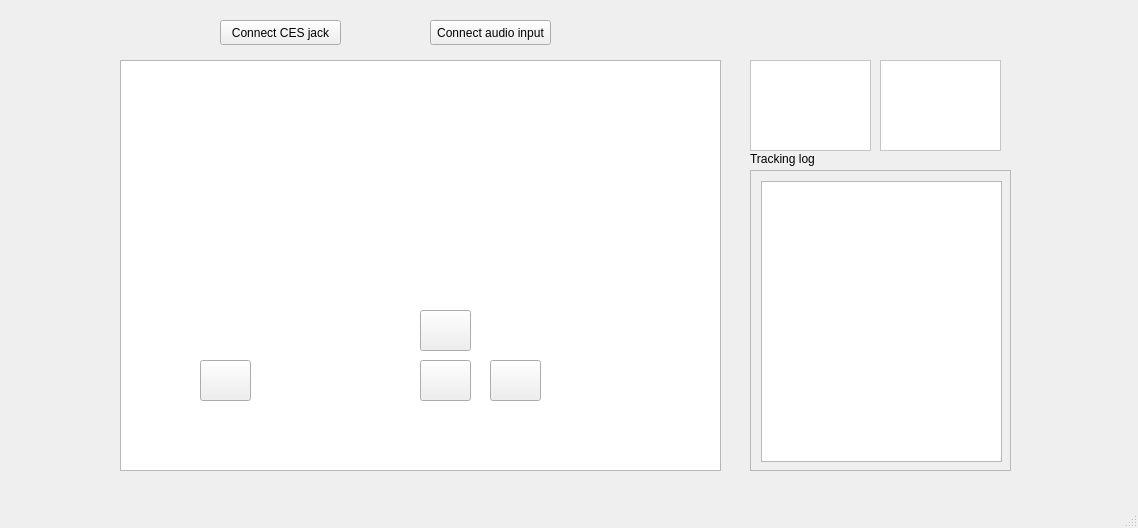
<?xml version="1.0" encoding="UTF-8"?>
<ui version="4.0">
 <class>MainWindow</class>
 <widget class="QMainWindow" name="MainWindow">
  <property name="geometry">
   <rect>
    <x>0</x>
    <y>0</y>
    <width>1138</width>
    <height>528</height>
   </rect>
  </property>
  <property name="windowTitle">
   <string>MainWindow</string>
  </property>
  <property name="windowIcon">
   <iconset>
    <normaloff>../res/overlay/overlay.png</normaloff>../res/overlay/overlay.png</iconset>
  </property>
  <property name="autoFillBackground">
   <bool>false</bool>
  </property>
  <property name="styleSheet">
   <string notr="true"/>
  </property>
  <widget class="QWidget" name="centralwidget">
   <widget class="QGraphicsView" name="_graphicsView">
    <property name="geometry">
     <rect>
      <x>120</x>
      <y>60</y>
      <width>601</width>
      <height>411</height>
     </rect>
    </property>
    <property name="sizePolicy">
     <sizepolicy hsizetype="Fixed" vsizetype="Fixed">
      <horstretch>0</horstretch>
      <verstretch>0</verstretch>
     </sizepolicy>
    </property>
    <property name="styleSheet">
     <string notr="true">border-image: url(:/overlay/overlay.png);
</string>
    </property>
   </widget>
   <widget class="QPushButton" name="button_start">
    <property name="enabled">
     <bool>true</bool>
    </property>
    <property name="geometry">
     <rect>
      <x>200</x>
      <y>360</y>
      <width>51</width>
      <height>41</height>
     </rect>
    </property>
    <property name="styleSheet">
     <string notr="true">QPushButton {
	border-image: url(:/buttons/startS_yellow.png);
}

QPushButton:pressed {
	border-image: url(:/buttons/startS_green.png);
}</string>
    </property>
    <property name="text">
     <string/>
    </property>
   </widget>
   <widget class="QLabel" name="misc_audio">
    <property name="geometry">
     <rect>
      <x>160</x>
      <y>130</y>
      <width>31</width>
      <height>31</height>
     </rect>
    </property>
    <property name="styleSheet">
     <string notr="true">border-image: url(:/icons/misc/audio_input_default.png);</string>
    </property>
    <property name="text">
     <string/>
    </property>
   </widget>
   <widget class="QLabel" name="misc_logo">
    <property name="geometry">
     <rect>
      <x>510</x>
      <y>210</y>
      <width>161</width>
      <height>121</height>
     </rect>
    </property>
    <property name="styleSheet">
     <string notr="true">border-image: url(:/icons/misc/logo.png);</string>
    </property>
    <property name="text">
     <string/>
    </property>
   </widget>
   <widget class="QLabel" name="misc_corp">
    <property name="geometry">
     <rect>
      <x>580</x>
      <y>130</y>
      <width>91</width>
      <height>20</height>
     </rect>
    </property>
    <property name="styleSheet">
     <string notr="true">border-image: url(:/icons/misc/mindalive.png);</string>
    </property>
    <property name="text">
     <string/>
    </property>
   </widget>
   <widget class="QLabel" name="misc_country">
    <property name="geometry">
     <rect>
      <x>590</x>
      <y>380</y>
      <width>81</width>
      <height>21</height>
     </rect>
    </property>
    <property name="styleSheet">
     <string notr="true">border-image: url(:/icons/misc/ca.png);</string>
    </property>
    <property name="text">
     <string/>
    </property>
   </widget>
   <widget class="QPushButton" name="button_up">
    <property name="geometry">
     <rect>
      <x>420</x>
      <y>310</y>
      <width>51</width>
      <height>41</height>
     </rect>
    </property>
    <property name="styleSheet">
     <string notr="true">QPushButton {
	border-image: url(:/buttons/upButton_yellow.png);
}

QPushButton:pressed {
	border-image: url(:/buttons/upButton_green.png);
}</string>
    </property>
    <property name="text">
     <string/>
    </property>
   </widget>
   <widget class="QPushButton" name="button_down">
    <property name="geometry">
     <rect>
      <x>420</x>
      <y>360</y>
      <width>51</width>
      <height>41</height>
     </rect>
    </property>
    <property name="styleSheet">
     <string notr="true">QPushButton {
	border-image: url(:/buttons/downButton_yellow.png);
}

QPushButton:pressed {
	border-image: url(:/buttons/downButton_green.png);
}</string>
    </property>
    <property name="text">
     <string/>
    </property>
   </widget>
   <widget class="QLabel" name="freq_MET">
    <property name="geometry">
     <rect>
      <x>210</x>
      <y>180</y>
      <width>31</width>
      <height>21</height>
     </rect>
    </property>
    <property name="styleSheet">
     <string notr="true">border-image: url(:/icons/session freq/MET_default.png);</string>
    </property>
    <property name="text">
     <string/>
    </property>
   </widget>
   <widget class="QLabel" name="ses_20min">
    <property name="geometry">
     <rect>
      <x>250</x>
      <y>140</y>
      <width>31</width>
      <height>31</height>
     </rect>
    </property>
    <property name="styleSheet">
     <string notr="true">border-image: url(:/icons/session group/20m_default.png);</string>
    </property>
    <property name="text">
     <string/>
    </property>
   </widget>
   <widget class="QLabel" name="ses_45min">
    <property name="geometry">
     <rect>
      <x>290</x>
      <y>140</y>
      <width>31</width>
      <height>31</height>
     </rect>
    </property>
    <property name="styleSheet">
     <string notr="true">border-image: url(:/icons/session group/45m_default.png);</string>
    </property>
    <property name="text">
     <string/>
    </property>
   </widget>
   <widget class="QLabel" name="ses_3hour">
    <property name="geometry">
     <rect>
      <x>330</x>
      <y>140</y>
      <width>31</width>
      <height>31</height>
     </rect>
    </property>
    <property name="styleSheet">
     <string notr="true">border-image: url(:/icons/session group/3h_default.png);</string>
    </property>
    <property name="text">
     <string/>
    </property>
   </widget>
   <widget class="QLabel" name="ses_userDef">
    <property name="geometry">
     <rect>
      <x>380</x>
      <y>140</y>
      <width>31</width>
      <height>31</height>
     </rect>
    </property>
    <property name="styleSheet">
     <string notr="true">border-image: url(:/icons/session group/userDefine_default.png);</string>
    </property>
    <property name="text">
     <string/>
    </property>
   </widget>
   <widget class="QPushButton" name="button_power">
    <property name="geometry">
     <rect>
      <x>490</x>
      <y>360</y>
      <width>51</width>
      <height>41</height>
     </rect>
    </property>
    <property name="styleSheet">
     <string notr="true">QPushButton {
	border-image: url(:/buttons/powerButton_yellow.png);
}

QPushButton:pressed {
	border-image: url(:/buttons/powerButton_green.png);
}</string>
    </property>
    <property name="text">
     <string/>
    </property>
   </widget>
   <widget class="QLabel" name="misc_intensity">
    <property name="geometry">
     <rect>
      <x>420</x>
      <y>280</y>
      <width>54</width>
      <height>31</height>
     </rect>
    </property>
    <property name="styleSheet">
     <string notr="true">border-image: url(:/icons/misc/int_tag.png);</string>
    </property>
    <property name="text">
     <string/>
    </property>
   </widget>
   <widget class="QLabel" name="misc_powersig">
    <property name="geometry">
     <rect>
      <x>500</x>
      <y>340</y>
      <width>31</width>
      <height>20</height>
     </rect>
    </property>
    <property name="styleSheet">
     <string notr="true">border-image: url(:/icons/misc/powerSig_default.png);</string>
    </property>
    <property name="text">
     <string/>
    </property>
   </widget>
   <widget class="QLabel" name="freq_sDelta">
    <property name="geometry">
     <rect>
      <x>240</x>
      <y>180</y>
      <width>21</width>
      <height>21</height>
     </rect>
    </property>
    <property name="styleSheet">
     <string notr="true">border-image: url(:/icons/session freq/sDel_default.png);</string>
    </property>
    <property name="text">
     <string/>
    </property>
   </widget>
   <widget class="QLabel" name="freq_delta">
    <property name="geometry">
     <rect>
      <x>270</x>
      <y>180</y>
      <width>21</width>
      <height>21</height>
     </rect>
    </property>
    <property name="styleSheet">
     <string notr="true">border-image: url(:/icons/session freq/del_default.png);</string>
    </property>
    <property name="text">
     <string/>
    </property>
   </widget>
   <widget class="QLabel" name="freq_theta">
    <property name="geometry">
     <rect>
      <x>300</x>
      <y>180</y>
      <width>21</width>
      <height>21</height>
     </rect>
    </property>
    <property name="styleSheet">
     <string notr="true">border-image: url(:/icons/session freq/theta_default.png);</string>
    </property>
    <property name="text">
     <string/>
    </property>
   </widget>
   <widget class="QLabel" name="freq_alpha">
    <property name="geometry">
     <rect>
      <x>330</x>
      <y>180</y>
      <width>21</width>
      <height>20</height>
     </rect>
    </property>
    <property name="styleSheet">
     <string notr="true">border-image: url(:/icons/session freq/alpha_default.png);</string>
    </property>
    <property name="text">
     <string/>
    </property>
   </widget>
   <widget class="QLabel" name="freq_beta1">
    <property name="geometry">
     <rect>
      <x>360</x>
      <y>180</y>
      <width>21</width>
      <height>21</height>
     </rect>
    </property>
    <property name="styleSheet">
     <string notr="true">border-image: url(:/icons/session freq/beta1_default.png);</string>
    </property>
    <property name="text">
     <string/>
    </property>
   </widget>
   <widget class="QLabel" name="freq_beta2">
    <property name="geometry">
     <rect>
      <x>390</x>
      <y>180</y>
      <width>21</width>
      <height>20</height>
     </rect>
    </property>
    <property name="styleSheet">
     <string notr="true">border-image: url(:/icons/session freq/beta2_default.png);</string>
    </property>
    <property name="text">
     <string/>
    </property>
   </widget>
   <widget class="QLabel" name="freq_100hz">
    <property name="geometry">
     <rect>
      <x>420</x>
      <y>180</y>
      <width>31</width>
      <height>20</height>
     </rect>
    </property>
    <property name="styleSheet">
     <string notr="true">border-image: url(:/icons/session freq/100hz_default.png);</string>
    </property>
    <property name="text">
     <string/>
    </property>
   </widget>
   <widget class="QLabel" name="ces_spulse">
    <property name="geometry">
     <rect>
      <x>470</x>
      <y>120</y>
      <width>31</width>
      <height>16</height>
     </rect>
    </property>
    <property name="styleSheet">
     <string notr="true">border-image: url(:/icons/CES mode/spulse_default.png);</string>
    </property>
    <property name="text">
     <string/>
    </property>
   </widget>
   <widget class="QLabel" name="ces_dutycycle">
    <property name="geometry">
     <rect>
      <x>510</x>
      <y>120</y>
      <width>31</width>
      <height>16</height>
     </rect>
    </property>
    <property name="styleSheet">
     <string notr="true">border-image: url(:/icons/CES mode/dutycycle_default.png);</string>
    </property>
    <property name="text">
     <string/>
    </property>
   </widget>
   <widget class="QLabel" name="ces_left">
    <property name="geometry">
     <rect>
      <x>470</x>
      <y>140</y>
      <width>31</width>
      <height>21</height>
     </rect>
    </property>
    <property name="styleSheet">
     <string notr="true">border-image: url(:/icons/CES mode/leftCES_default.png);</string>
    </property>
    <property name="text">
     <string/>
    </property>
   </widget>
   <widget class="QLabel" name="ces_right">
    <property name="geometry">
     <rect>
      <x>510</x>
      <y>140</y>
      <width>31</width>
      <height>21</height>
     </rect>
    </property>
    <property name="styleSheet">
     <string notr="true">border-image: url(:/icons/CES mode/rightCES_default.png);</string>
    </property>
    <property name="text">
     <string/>
    </property>
   </widget>
   <widget class="QLabel" name="con_lev1">
    <property name="geometry">
     <rect>
      <x>280</x>
      <y>390</y>
      <width>41</width>
      <height>17</height>
     </rect>
    </property>
    <property name="styleSheet">
     <string notr="true">border-image: url(:/icons/connection/lev1_default.png);</string>
    </property>
    <property name="text">
     <string/>
    </property>
   </widget>
   <widget class="QLabel" name="con_lev2">
    <property name="geometry">
     <rect>
      <x>280</x>
      <y>370</y>
      <width>41</width>
      <height>17</height>
     </rect>
    </property>
    <property name="styleSheet">
     <string notr="true">border-image: url(:/icons/connection/lev2_default.png);</string>
    </property>
    <property name="text">
     <string/>
    </property>
   </widget>
   <widget class="QLabel" name="con_lev3">
    <property name="geometry">
     <rect>
      <x>280</x>
      <y>350</y>
      <width>41</width>
      <height>17</height>
     </rect>
    </property>
    <property name="styleSheet">
     <string notr="true">border-image: url(:/icons/connection/lev3_default.png);</string>
    </property>
    <property name="text">
     <string/>
    </property>
   </widget>
   <widget class="QLabel" name="con_lev4">
    <property name="geometry">
     <rect>
      <x>280</x>
      <y>330</y>
      <width>41</width>
      <height>17</height>
     </rect>
    </property>
    <property name="styleSheet">
     <string notr="true">border-image: url(:/icons/connection/lev4_default.png);</string>
    </property>
    <property name="text">
     <string/>
    </property>
   </widget>
   <widget class="QLabel" name="con_lev5">
    <property name="geometry">
     <rect>
      <x>280</x>
      <y>310</y>
      <width>41</width>
      <height>17</height>
     </rect>
    </property>
    <property name="styleSheet">
     <string notr="true">border-image: url(:/icons/connection/lev5_default.png);</string>
    </property>
    <property name="text">
     <string/>
    </property>
   </widget>
   <widget class="QLabel" name="con_lev6">
    <property name="geometry">
     <rect>
      <x>280</x>
      <y>290</y>
      <width>41</width>
      <height>17</height>
     </rect>
    </property>
    <property name="styleSheet">
     <string notr="true">border-image: url(:/icons/connection/lev6_default.png);</string>
    </property>
    <property name="text">
     <string/>
    </property>
   </widget>
   <widget class="QLabel" name="con_lev7">
    <property name="geometry">
     <rect>
      <x>280</x>
      <y>270</y>
      <width>41</width>
      <height>17</height>
     </rect>
    </property>
    <property name="styleSheet">
     <string notr="true">border-image: url(:/icons/connection/lev7_default.png);</string>
    </property>
    <property name="text">
     <string/>
    </property>
   </widget>
   <widget class="QLabel" name="con_lev8">
    <property name="geometry">
     <rect>
      <x>280</x>
      <y>250</y>
      <width>41</width>
      <height>17</height>
     </rect>
    </property>
    <property name="styleSheet">
     <string notr="true">border-image: url(:/icons/connection/lev8_default.png);</string>
    </property>
    <property name="text">
     <string/>
    </property>
   </widget>
   <widget class="QLabel" name="tdcs_025">
    <property name="geometry">
     <rect>
      <x>340</x>
      <y>390</y>
      <width>41</width>
      <height>17</height>
     </rect>
    </property>
    <property name="styleSheet">
     <string notr="true">border-image: url(:/icons/tDCS/0.25_default.png);</string>
    </property>
    <property name="text">
     <string/>
    </property>
   </widget>
   <widget class="QLabel" name="tdcs_050">
    <property name="geometry">
     <rect>
      <x>340</x>
      <y>370</y>
      <width>41</width>
      <height>16</height>
     </rect>
    </property>
    <property name="styleSheet">
     <string notr="true">border-image: url(:/icons/tDCS/0.50_default.png);</string>
    </property>
    <property name="text">
     <string/>
    </property>
   </widget>
   <widget class="QLabel" name="tdcs_075">
    <property name="geometry">
     <rect>
      <x>340</x>
      <y>350</y>
      <width>41</width>
      <height>17</height>
     </rect>
    </property>
    <property name="styleSheet">
     <string notr="true">border-image: url(:/icons/tDCS/0.75_default.png);</string>
    </property>
    <property name="text">
     <string/>
    </property>
   </widget>
   <widget class="QLabel" name="tdcs_100">
    <property name="geometry">
     <rect>
      <x>340</x>
      <y>330</y>
      <width>41</width>
      <height>17</height>
     </rect>
    </property>
    <property name="styleSheet">
     <string notr="true">border-image: url(:/icons/tDCS/1.00_default.png);</string>
    </property>
    <property name="text">
     <string/>
    </property>
   </widget>
   <widget class="QLabel" name="tdcs_150">
    <property name="geometry">
     <rect>
      <x>340</x>
      <y>310</y>
      <width>41</width>
      <height>17</height>
     </rect>
    </property>
    <property name="styleSheet">
     <string notr="true">border-image: url(:/icons/tDCS/1.50_default.png);</string>
    </property>
    <property name="text">
     <string/>
    </property>
   </widget>
   <widget class="QLabel" name="tdcs_200">
    <property name="geometry">
     <rect>
      <x>340</x>
      <y>290</y>
      <width>41</width>
      <height>17</height>
     </rect>
    </property>
    <property name="styleSheet">
     <string notr="true">border-image: url(:/icons/tDCS/2.00_default.png);</string>
    </property>
    <property name="text">
     <string/>
    </property>
   </widget>
   <widget class="QLabel" name="tdcs_p1">
    <property name="geometry">
     <rect>
      <x>340</x>
      <y>270</y>
      <width>31</width>
      <height>20</height>
     </rect>
    </property>
    <property name="styleSheet">
     <string notr="true">border-image: url(:/icons/tDCS/+1_default.png);</string>
    </property>
    <property name="text">
     <string/>
    </property>
   </widget>
   <widget class="QLabel" name="tdcs_p2">
    <property name="geometry">
     <rect>
      <x>340</x>
      <y>250</y>
      <width>31</width>
      <height>20</height>
     </rect>
    </property>
    <property name="styleSheet">
     <string notr="true">border-image: url(:/icons/tDCS/+2_default.png);</string>
    </property>
    <property name="text">
     <string/>
    </property>
   </widget>
   <widget class="QLabel" name="tdcs_tag">
    <property name="geometry">
     <rect>
      <x>340</x>
      <y>220</y>
      <width>41</width>
      <height>21</height>
     </rect>
    </property>
    <property name="styleSheet">
     <string notr="true">border-image: url(:/icons/tDCS/tDCS_default.png);</string>
    </property>
    <property name="text">
     <string/>
    </property>
   </widget>
   <widget class="QScrollArea" name="scrollArea">
    <property name="geometry">
     <rect>
      <x>750</x>
      <y>170</y>
      <width>261</width>
      <height>301</height>
     </rect>
    </property>
    <property name="widgetResizable">
     <bool>true</bool>
    </property>
    <widget class="QWidget" name="scrollAreaWidgetContents">
     <property name="geometry">
      <rect>
       <x>0</x>
       <y>0</y>
       <width>259</width>
       <height>299</height>
      </rect>
     </property>
     <widget class="QTextBrowser" name="textBrowser">
      <property name="geometry">
       <rect>
        <x>10</x>
        <y>10</y>
        <width>241</width>
        <height>281</height>
       </rect>
      </property>
      <property name="autoFillBackground">
       <bool>false</bool>
      </property>
     </widget>
    </widget>
   </widget>
   <widget class="QPushButton" name="button_ces">
    <property name="geometry">
     <rect>
      <x>220</x>
      <y>20</y>
      <width>121</width>
      <height>25</height>
     </rect>
    </property>
    <property name="text">
     <string>Connect CES jack</string>
    </property>
   </widget>
   <widget class="QPushButton" name="button_audio">
    <property name="geometry">
     <rect>
      <x>430</x>
      <y>20</y>
      <width>121</width>
      <height>25</height>
     </rect>
    </property>
    <property name="text">
     <string>Connect audio input</string>
    </property>
   </widget>
   <widget class="QLabel" name="label">
    <property name="geometry">
     <rect>
      <x>750</x>
      <y>150</y>
      <width>71</width>
      <height>17</height>
     </rect>
    </property>
    <property name="text">
     <string>Tracking log</string>
    </property>
   </widget>
   <widget class="QWidget" name="widget" native="true">
    <property name="geometry">
     <rect>
      <x>260</x>
      <y>210</y>
      <width>141</width>
      <height>201</height>
     </rect>
    </property>
    <widget class="QLabel" name="lit_lev1">
     <property name="geometry">
      <rect>
       <x>20</x>
       <y>180</y>
       <width>41</width>
       <height>16</height>
      </rect>
     </property>
     <property name="styleSheet">
      <string notr="true">border-image:url(:/icons/connection/lev1_green.png)</string>
     </property>
     <property name="text">
      <string/>
     </property>
    </widget>
    <widget class="QLabel" name="lit_lev2">
     <property name="geometry">
      <rect>
       <x>20</x>
       <y>160</y>
       <width>41</width>
       <height>16</height>
      </rect>
     </property>
     <property name="styleSheet">
      <string notr="true">border-image:url(:/icons/connection/lev2_green.png)</string>
     </property>
     <property name="text">
      <string/>
     </property>
    </widget>
    <widget class="QLabel" name="lit_lev3">
     <property name="geometry">
      <rect>
       <x>20</x>
       <y>140</y>
       <width>41</width>
       <height>16</height>
      </rect>
     </property>
     <property name="styleSheet">
      <string notr="true">border-image:url(:/icons/connection/lev3_green.png)</string>
     </property>
     <property name="text">
      <string/>
     </property>
    </widget>
    <widget class="QLabel" name="lit_lev4">
     <property name="geometry">
      <rect>
       <x>20</x>
       <y>120</y>
       <width>41</width>
       <height>16</height>
      </rect>
     </property>
     <property name="styleSheet">
      <string notr="true">border-image:url(:/icons/connection/lev4_yellow.png)</string>
     </property>
     <property name="text">
      <string/>
     </property>
    </widget>
    <widget class="QLabel" name="lit_lev5">
     <property name="geometry">
      <rect>
       <x>20</x>
       <y>100</y>
       <width>41</width>
       <height>16</height>
      </rect>
     </property>
     <property name="styleSheet">
      <string notr="true">border-image:url(:/icons/connection/lev5_yellow.png)</string>
     </property>
     <property name="text">
      <string/>
     </property>
    </widget>
    <widget class="QLabel" name="lit_lev6">
     <property name="geometry">
      <rect>
       <x>20</x>
       <y>80</y>
       <width>41</width>
       <height>16</height>
      </rect>
     </property>
     <property name="styleSheet">
      <string notr="true">border-image:url(:/icons/connection/lev6_yellow.png)</string>
     </property>
     <property name="text">
      <string/>
     </property>
    </widget>
    <widget class="QLabel" name="lit_lev7">
     <property name="geometry">
      <rect>
       <x>20</x>
       <y>60</y>
       <width>41</width>
       <height>16</height>
      </rect>
     </property>
     <property name="styleSheet">
      <string notr="true">border-image:url(:/icons/connection/lev7_red.png)</string>
     </property>
     <property name="text">
      <string/>
     </property>
    </widget>
    <widget class="QLabel" name="lit_lev8">
     <property name="geometry">
      <rect>
       <x>20</x>
       <y>40</y>
       <width>41</width>
       <height>16</height>
      </rect>
     </property>
     <property name="styleSheet">
      <string notr="true">border-image:url(:/icons/connection/lev8_red.png)</string>
     </property>
     <property name="text">
      <string/>
     </property>
    </widget>
    <widget class="QLabel" name="label_10">
     <property name="geometry">
      <rect>
       <x>80</x>
       <y>180</y>
       <width>41</width>
       <height>16</height>
      </rect>
     </property>
     <property name="styleSheet">
      <string notr="true">border-image:url(:/icons/tDCS/0.25_green.png)</string>
     </property>
     <property name="text">
      <string/>
     </property>
    </widget>
    <widget class="QLabel" name="label_11">
     <property name="geometry">
      <rect>
       <x>80</x>
       <y>160</y>
       <width>41</width>
       <height>16</height>
      </rect>
     </property>
     <property name="styleSheet">
      <string notr="true">border-image:url(:/icons/tDCS/0.50_green.png)</string>
     </property>
     <property name="text">
      <string/>
     </property>
    </widget>
    <widget class="QLabel" name="label_12">
     <property name="geometry">
      <rect>
       <x>80</x>
       <y>140</y>
       <width>41</width>
       <height>16</height>
      </rect>
     </property>
     <property name="styleSheet">
      <string notr="true">border-image:url(:/icons/tDCS/0.75_green.png)</string>
     </property>
     <property name="text">
      <string/>
     </property>
    </widget>
    <widget class="QLabel" name="label_13">
     <property name="geometry">
      <rect>
       <x>80</x>
       <y>120</y>
       <width>41</width>
       <height>16</height>
      </rect>
     </property>
     <property name="styleSheet">
      <string notr="true">border-image:url(:/icons/tDCS/1.00_yellow.png)</string>
     </property>
     <property name="text">
      <string/>
     </property>
    </widget>
    <widget class="QLabel" name="label_14">
     <property name="geometry">
      <rect>
       <x>80</x>
       <y>100</y>
       <width>41</width>
       <height>16</height>
      </rect>
     </property>
     <property name="styleSheet">
      <string notr="true">border-image:url(:/icons/tDCS/1.50_yellow.png)</string>
     </property>
     <property name="text">
      <string/>
     </property>
    </widget>
    <widget class="QLabel" name="label_15">
     <property name="geometry">
      <rect>
       <x>80</x>
       <y>80</y>
       <width>41</width>
       <height>16</height>
      </rect>
     </property>
     <property name="styleSheet">
      <string notr="true">border-image:url(:/icons/tDCS/2.00_yellow.png)</string>
     </property>
     <property name="text">
      <string/>
     </property>
    </widget>
    <widget class="QLabel" name="label_16">
     <property name="geometry">
      <rect>
       <x>80</x>
       <y>60</y>
       <width>31</width>
       <height>21</height>
      </rect>
     </property>
     <property name="styleSheet">
      <string notr="true">border-image:url(:/icons/tDCS/+1_red.png)</string>
     </property>
     <property name="text">
      <string/>
     </property>
    </widget>
    <widget class="QLabel" name="label_17">
     <property name="geometry">
      <rect>
       <x>80</x>
       <y>40</y>
       <width>31</width>
       <height>21</height>
      </rect>
     </property>
     <property name="styleSheet">
      <string notr="true">border-image:url(:/icons/tDCS/+2_red.png)</string>
     </property>
     <property name="text">
      <string/>
     </property>
    </widget>
    <widget class="QLabel" name="label_18">
     <property name="geometry">
      <rect>
       <x>70</x>
       <y>10</y>
       <width>51</width>
       <height>21</height>
      </rect>
     </property>
     <property name="styleSheet">
      <string notr="true">border-image:url(:/icons/tDCS/tDCS_red.png)</string>
     </property>
     <property name="text">
      <string/>
     </property>
    </widget>
   </widget>
   <widget class="QLabel" name="label_19">
    <property name="geometry">
     <rect>
      <x>160</x>
      <y>340</y>
      <width>41</width>
      <height>21</height>
     </rect>
    </property>
    <property name="styleSheet">
     <string notr="true">border-image:url(:/icons/misc/CES_output_yellow.png)</string>
    </property>
    <property name="text">
     <string/>
    </property>
   </widget>
   <widget class="QWidget" name="sessionWidget" native="true">
    <property name="geometry">
     <rect>
      <x>160</x>
      <y>110</y>
      <width>411</width>
      <height>101</height>
     </rect>
    </property>
    <widget class="QLabel" name="label_20">
     <property name="geometry">
      <rect>
       <x>0</x>
       <y>20</y>
       <width>41</width>
       <height>31</height>
      </rect>
     </property>
     <property name="styleSheet">
      <string notr="true">border-image:url(:/icons/misc/audio_input_yellow.png)</string>
     </property>
     <property name="text">
      <string/>
     </property>
    </widget>
    <widget class="QLabel" name="lit_ses_20min">
     <property name="geometry">
      <rect>
       <x>90</x>
       <y>30</y>
       <width>31</width>
       <height>31</height>
      </rect>
     </property>
     <property name="styleSheet">
      <string notr="true">border-image:url(:/icons/session group/20m_green.png)</string>
     </property>
     <property name="text">
      <string/>
     </property>
    </widget>
    <widget class="QLabel" name="lit_ses_45min">
     <property name="geometry">
      <rect>
       <x>130</x>
       <y>30</y>
       <width>31</width>
       <height>31</height>
      </rect>
     </property>
     <property name="styleSheet">
      <string notr="true">border-image:url(:/icons/session group/45m_yellow.png)</string>
     </property>
     <property name="text">
      <string/>
     </property>
    </widget>
    <widget class="QLabel" name="lit_ses_3hour">
     <property name="geometry">
      <rect>
       <x>170</x>
       <y>30</y>
       <width>31</width>
       <height>31</height>
      </rect>
     </property>
     <property name="styleSheet">
      <string notr="true">border-image:url(:/icons/session group/3h_green.png)</string>
     </property>
     <property name="text">
      <string/>
     </property>
    </widget>
    <widget class="QLabel" name="lit_ses_userDef">
     <property name="geometry">
      <rect>
       <x>220</x>
       <y>30</y>
       <width>31</width>
       <height>31</height>
      </rect>
     </property>
     <property name="styleSheet">
      <string notr="true">border-image:url(:/icons/session group/userDefine_yellow.png)</string>
     </property>
     <property name="text">
      <string/>
     </property>
    </widget>
    <widget class="QLabel" name="label_25">
     <property name="geometry">
      <rect>
       <x>310</x>
       <y>10</y>
       <width>31</width>
       <height>16</height>
      </rect>
     </property>
     <property name="styleSheet">
      <string notr="true">border-image:url(:/icons/CES mode/spulse_red.png)</string>
     </property>
     <property name="text">
      <string/>
     </property>
    </widget>
    <widget class="QLabel" name="label_26">
     <property name="geometry">
      <rect>
       <x>350</x>
       <y>10</y>
       <width>31</width>
       <height>16</height>
      </rect>
     </property>
     <property name="styleSheet">
      <string notr="true">border-image:url(:/icons/CES mode/dutycycle_red.png)</string>
     </property>
     <property name="text">
      <string/>
     </property>
    </widget>
    <widget class="QLabel" name="label_27">
     <property name="geometry">
      <rect>
       <x>300</x>
       <y>30</y>
       <width>41</width>
       <height>21</height>
      </rect>
     </property>
     <property name="styleSheet">
      <string notr="true">border-image:url(:/icons/CES mode/leftCES_yellow.png)</string>
     </property>
     <property name="text">
      <string/>
     </property>
    </widget>
    <widget class="QLabel" name="label_28">
     <property name="geometry">
      <rect>
       <x>340</x>
       <y>30</y>
       <width>51</width>
       <height>21</height>
      </rect>
     </property>
     <property name="styleSheet">
      <string notr="true">border-image:url(:/icons/CES mode/rightCES_green.png)</string>
     </property>
     <property name="text">
      <string/>
     </property>
    </widget>
    <widget class="QLabel" name="lit_freq_MET">
     <property name="geometry">
      <rect>
       <x>40</x>
       <y>70</y>
       <width>41</width>
       <height>21</height>
      </rect>
     </property>
     <property name="styleSheet">
      <string notr="true">border-image:url(:/icons/session freq/MET_red.png)</string>
     </property>
     <property name="text">
      <string/>
     </property>
    </widget>
    <widget class="QLabel" name="lit_freq_sDelta">
     <property name="geometry">
      <rect>
       <x>80</x>
       <y>70</y>
       <width>31</width>
       <height>21</height>
      </rect>
     </property>
     <property name="styleSheet">
      <string notr="true">border-image:url(:/icons/session freq/sDel_green.png)</string>
     </property>
     <property name="text">
      <string/>
     </property>
    </widget>
    <widget class="QLabel" name="lit_freq_delta">
     <property name="geometry">
      <rect>
       <x>110</x>
       <y>70</y>
       <width>21</width>
       <height>21</height>
      </rect>
     </property>
     <property name="styleSheet">
      <string notr="true">border-image:url(:/icons/session freq/del_yellow.png)</string>
     </property>
     <property name="text">
      <string/>
     </property>
    </widget>
    <widget class="QLabel" name="lit_freq_theta">
     <property name="geometry">
      <rect>
       <x>140</x>
       <y>70</y>
       <width>21</width>
       <height>21</height>
      </rect>
     </property>
     <property name="styleSheet">
      <string notr="true">border-image:url(:/icons/session freq/theta_green.png)</string>
     </property>
     <property name="text">
      <string/>
     </property>
    </widget>
    <widget class="QLabel" name="lit_freq_alpha">
     <property name="geometry">
      <rect>
       <x>170</x>
       <y>70</y>
       <width>21</width>
       <height>21</height>
      </rect>
     </property>
     <property name="styleSheet">
      <string notr="true">border-image:url(:/icons/session freq/alpha_yellow.png)</string>
     </property>
     <property name="text">
      <string/>
     </property>
    </widget>
    <widget class="QLabel" name="lit_freq_beta1">
     <property name="geometry">
      <rect>
       <x>200</x>
       <y>70</y>
       <width>21</width>
       <height>21</height>
      </rect>
     </property>
     <property name="styleSheet">
      <string notr="true">border-image:url(:/icons/session freq/beta1_green.png)</string>
     </property>
     <property name="text">
      <string/>
     </property>
    </widget>
    <widget class="QLabel" name="lit_freq_beta2">
     <property name="geometry">
      <rect>
       <x>230</x>
       <y>70</y>
       <width>21</width>
       <height>21</height>
      </rect>
     </property>
     <property name="styleSheet">
      <string notr="true">border-image:url(:/icons/session freq/beta2_yellow.png)</string>
     </property>
     <property name="text">
      <string/>
     </property>
    </widget>
    <widget class="QLabel" name="lit_freq_100hz">
     <property name="geometry">
      <rect>
       <x>260</x>
       <y>70</y>
       <width>31</width>
       <height>21</height>
      </rect>
     </property>
     <property name="styleSheet">
      <string notr="true">border-image:url(:/icons/session freq/100hz_green.png)</string>
     </property>
     <property name="text">
      <string/>
     </property>
    </widget>
   </widget>
   <widget class="QLabel" name="greenLight">
    <property name="geometry">
     <rect>
      <x>500</x>
      <y>340</y>
      <width>31</width>
      <height>21</height>
     </rect>
    </property>
    <property name="styleSheet">
     <string notr="true">border-image:url(:/icons/misc/powerSig_green.png)</string>
    </property>
    <property name="text">
     <string/>
    </property>
   </widget>
   <widget class="QListWidget" name="sessionLengthWidget">
    <property name="geometry">
     <rect>
      <x>750</x>
      <y>60</y>
      <width>121</width>
      <height>91</height>
     </rect>
    </property>
    <property name="styleSheet">
     <string notr="true">background-color: rgb(255, 255, 255);</string>
    </property>
   </widget>
   <widget class="QListWidget" name="sessionsWidget">
    <property name="geometry">
     <rect>
      <x>880</x>
      <y>60</y>
      <width>121</width>
      <height>91</height>
     </rect>
    </property>
    <property name="styleSheet">
     <string notr="true">background-color: rgb(255, 255, 255);</string>
    </property>
   </widget>
  </widget>
  <widget class="QMenuBar" name="menubar">
   <property name="geometry">
    <rect>
     <x>0</x>
     <y>0</y>
     <width>1138</width>
     <height>22</height>
    </rect>
   </property>
  </widget>
  <widget class="QStatusBar" name="statusbar"/>
 </widget>
 <resources/>
 <connections/>
</ui>
